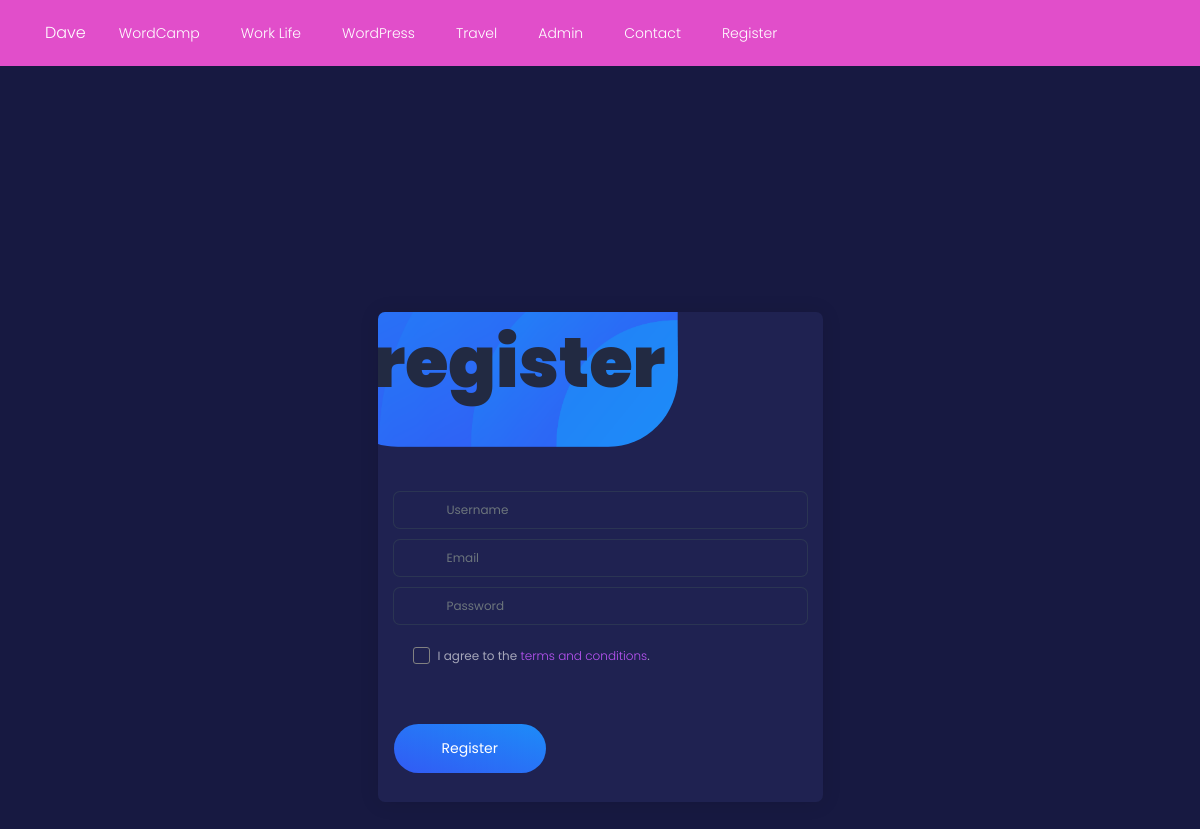
/registration.php, run on the app's committed database.
### tables this page shows
CREATE TABLE `categories` (
  `cat_id` int(11) unsigned NOT NULL AUTO_INCREMENT,
  `cat_title` varchar(255) DEFAULT NULL,
  PRIMARY KEY (`cat_id`)
);

### functions.php (the view, shortened to what this page needs)
<?php
function category_nav()
{
    global $connection;
    $query = "SELECT * FROM categories";
    $select_all_categories_query = mysqli_query($connection, $query);
    while ($row = mysqli_fetch_assoc($select_all_categories_query)) {
        $cat_title = $row['cat_title'];
        $cat_id = $row['cat_id'];
        ?>
        <li class="nav-item">
            <a class="nav-link" href="category.php?category=<?php echo $cat_id; ?>"><?php echo $cat_title; ?></a>
        </li>
        <?php
    }
}
        ?>

### data on the page
categories: cat_title "WordCamp"
categories: cat_title "Work Life"
categories: cat_title "WordPress"
categories: cat_title "Travel"
